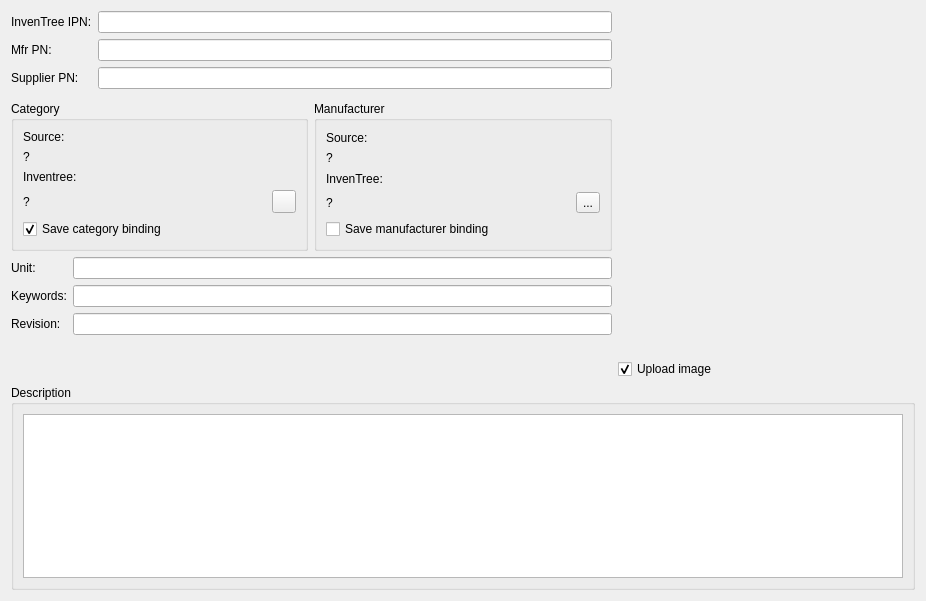
<?xml version="1.0" encoding="UTF-8"?>
<ui version="4.0">
 <class>WizardPagePartDetails</class>
 <widget class="QWizardPage" name="WizardPagePartDetails">
  <property name="geometry">
   <rect>
    <x>0</x>
    <y>0</y>
    <width>926</width>
    <height>601</height>
   </rect>
  </property>
  <property name="windowTitle">
   <string>WizardPage</string>
  </property>
  <property name="title">
   <string>Edit part details</string>
  </property>
  <layout class="QGridLayout" name="gridLayout">
   <item row="0" column="0" colspan="2">
    <layout class="QGridLayout" name="gridLayout_5">
     <item row="0" column="1">
      <widget class="QLineEdit" name="lineEditIPN">
       <property name="text">
        <string/>
       </property>
      </widget>
     </item>
     <item row="1" column="1">
      <widget class="QLineEdit" name="lineEditMpn"/>
     </item>
     <item row="0" column="0">
      <widget class="QLabel" name="labelInvenTreeIPN">
       <property name="text">
        <string>InvenTree IPN:</string>
       </property>
      </widget>
     </item>
     <item row="2" column="1">
      <widget class="QLineEdit" name="lineEditSupplierPn"/>
     </item>
     <item row="1" column="0">
      <widget class="QLabel" name="label_2">
       <property name="text">
        <string>Mfr PN:</string>
       </property>
      </widget>
     </item>
     <item row="2" column="0">
      <widget class="QLabel" name="label_3">
       <property name="text">
        <string>Supplier PN:</string>
       </property>
      </widget>
     </item>
    </layout>
   </item>
   <item row="2" column="0">
    <widget class="QGroupBox" name="groupBoxCategory">
     <property name="title">
      <string>Category</string>
     </property>
     <layout class="QGridLayout" name="gridLayout_2">
      <item row="1" column="0" colspan="2">
       <widget class="QLabel" name="labelSupplierCategory">
        <property name="text">
         <string>?</string>
        </property>
       </widget>
      </item>
      <item row="3" column="0">
       <widget class="QLabel" name="labelInvenTreeSelectedCategory">
        <property name="text">
         <string>?</string>
        </property>
       </widget>
      </item>
      <item row="3" column="1">
       <widget class="QToolButton" name="toolButtonEditInventTreeCategory">
        <property name="text">
         <string/>
        </property>
       </widget>
      </item>
      <item row="0" column="0" colspan="2">
       <widget class="QLabel" name="labelSupplierText1">
        <property name="text">
         <string>Source:</string>
        </property>
       </widget>
      </item>
      <item row="4" column="0" colspan="2">
       <widget class="QCheckBox" name="checkBoxSaveCategoryBinding">
        <property name="text">
         <string>Save category binding</string>
        </property>
        <property name="checked">
         <bool>true</bool>
        </property>
       </widget>
      </item>
      <item row="2" column="0" colspan="2">
       <widget class="QLabel" name="labelInvenTreeText1">
        <property name="text">
         <string>Inventree:</string>
        </property>
       </widget>
      </item>
     </layout>
    </widget>
   </item>
   <item row="0" column="2" rowspan="5">
    <widget class="QLabel" name="labelPartImage">
     <property name="text">
      <string/>
     </property>
    </widget>
   </item>
   <item row="3" column="0" colspan="2">
    <layout class="QGridLayout" name="gridLayout_3">
     <item row="1" column="1">
      <widget class="QLineEdit" name="lineEditKeyWords"/>
     </item>
     <item row="0" column="1">
      <widget class="QLineEdit" name="lineEditUnit"/>
     </item>
     <item row="0" column="0">
      <widget class="QLabel" name="labelUnit">
       <property name="text">
        <string>Unit:</string>
       </property>
      </widget>
     </item>
     <item row="1" column="0">
      <widget class="QLabel" name="labelKeywords">
       <property name="text">
        <string>Keywords:</string>
       </property>
      </widget>
     </item>
     <item row="2" column="0">
      <widget class="QLabel" name="label">
       <property name="text">
        <string>Revision:</string>
       </property>
      </widget>
     </item>
     <item row="2" column="1">
      <widget class="QLineEdit" name="lineEditRevision"/>
     </item>
    </layout>
   </item>
   <item row="6" column="0" colspan="3">
    <layout class="QHBoxLayout" name="horizontalLayout">
     <property name="bottomMargin">
      <number>0</number>
     </property>
     <item>
      <widget class="QGroupBox" name="groupBox">
       <property name="title">
        <string>Description</string>
       </property>
       <layout class="QGridLayout" name="gridLayout_6">
        <item row="0" column="0">
         <widget class="QTextEdit" name="textEditDescription">
          <property name="sizePolicy">
           <sizepolicy hsizetype="Preferred" vsizetype="Expanding">
            <horstretch>0</horstretch>
            <verstretch>0</verstretch>
           </sizepolicy>
          </property>
         </widget>
        </item>
       </layout>
      </widget>
     </item>
    </layout>
   </item>
   <item row="4" column="0">
    <spacer name="verticalSpacer">
     <property name="orientation">
      <enum>Qt::Orientation::Vertical</enum>
     </property>
     <property name="sizeHint" stdset="0">
      <size>
       <width>20</width>
       <height>40</height>
      </size>
     </property>
    </spacer>
   </item>
   <item row="2" column="1">
    <widget class="QGroupBox" name="groupBoxManufacturer">
     <property name="title">
      <string>Manufacturer</string>
     </property>
     <layout class="QGridLayout" name="gridLayout_4">
      <item row="1" column="0" colspan="2">
       <widget class="QLabel" name="labelSupplierManufacturerName">
        <property name="text">
         <string>?</string>
        </property>
       </widget>
      </item>
      <item row="3" column="1">
       <widget class="QToolButton" name="toolButtonSelectInvenTreeManufacturer">
        <property name="text">
         <string>...</string>
        </property>
       </widget>
      </item>
      <item row="4" column="0" colspan="2">
       <widget class="QCheckBox" name="checkBoxSaveMfrBinding">
        <property name="text">
         <string>Save manufacturer binding</string>
        </property>
       </widget>
      </item>
      <item row="0" column="0" colspan="2">
       <widget class="QLabel" name="labelSupplierText2">
        <property name="text">
         <string>Source:</string>
        </property>
       </widget>
      </item>
      <item row="2" column="0" colspan="2">
       <widget class="QLabel" name="labelInvenTreeText2">
        <property name="text">
         <string>InvenTree:</string>
        </property>
       </widget>
      </item>
      <item row="3" column="0">
       <widget class="QLabel" name="labelInvenTreeManufacturerName">
        <property name="text">
         <string>?</string>
        </property>
       </widget>
      </item>
     </layout>
    </widget>
   </item>
   <item row="5" column="2">
    <widget class="QCheckBox" name="checkBoxUploadImage">
     <property name="text">
      <string>Upload image</string>
     </property>
     <property name="checked">
      <bool>true</bool>
     </property>
    </widget>
   </item>
  </layout>
 </widget>
 <resources/>
 <connections/>
</ui>
